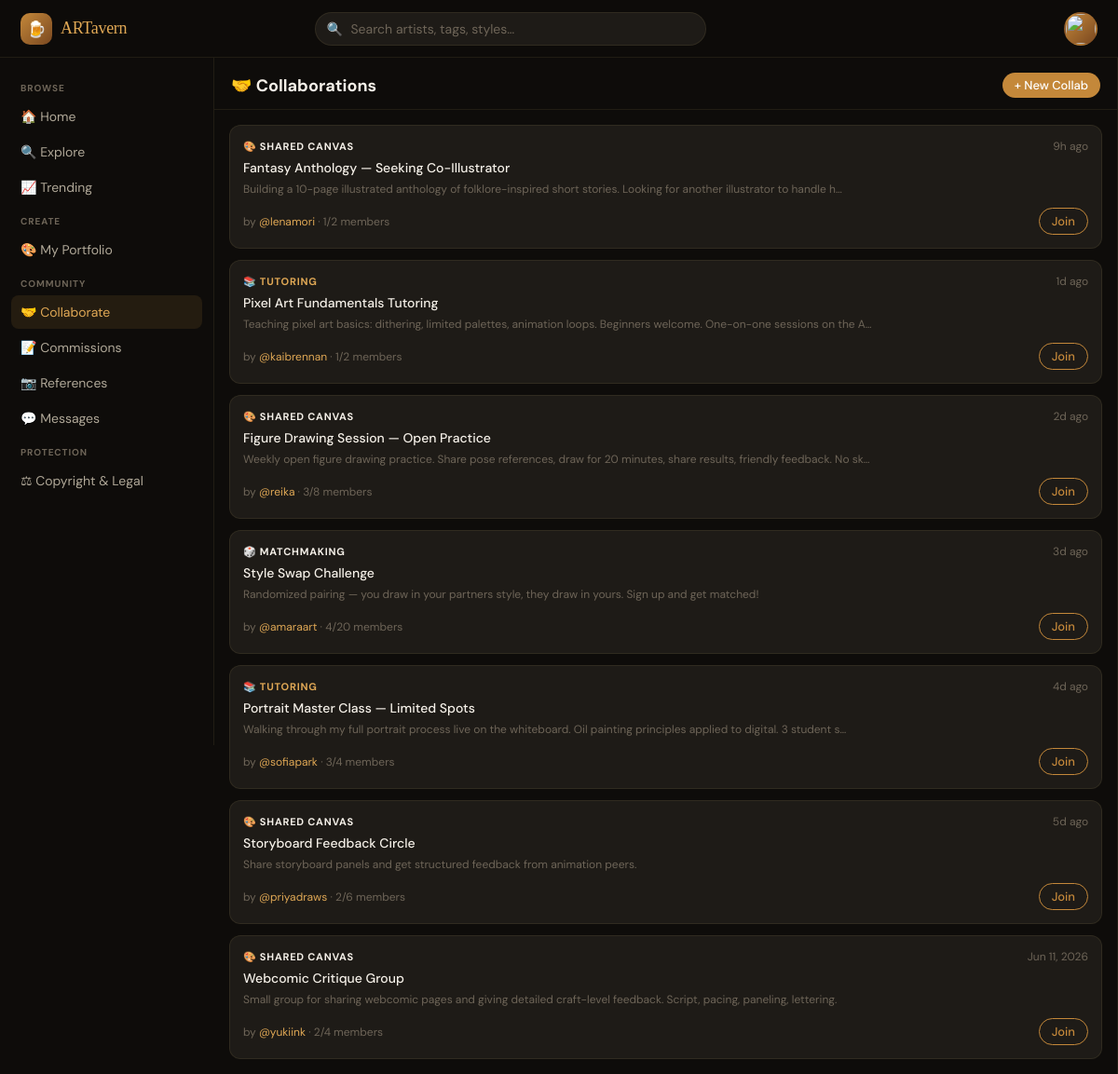
/pages/collaborate.php (signed in), run on the app's committed database.
### tables this page shows
CREATE TABLE collaborations (
    id          INT UNSIGNED AUTO_INCREMENT PRIMARY KEY,
    host_id     INT UNSIGNED NOT NULL,
    title       VARCHAR(160) NOT NULL,
    description TEXT,
    type        ENUM('tutoring','shared_canvas','matchmaking') DEFAULT 'shared_canvas',
    status      ENUM('open','in_progress','closed') DEFAULT 'open',
    max_members TINYINT UNSIGNED DEFAULT 2,
    created_at  DATETIME DEFAULT CURRENT_TIMESTAMP,
    FOREIGN KEY (host_id) REFERENCES users(id) ON DELETE CASCADE
);

CREATE TABLE users (
    id            INT UNSIGNED AUTO_INCREMENT PRIMARY KEY,
    display_name  VARCHAR(80)  NOT NULL,
    username      VARCHAR(40)  NOT NULL UNIQUE,
    email         VARCHAR(180) NOT NULL UNIQUE,
    password_hash VARCHAR(255) NOT NULL,
    bio           TEXT,
    avatar_path   VARCHAR(255),
    banner_path   VARCHAR(255),
    art_styles    VARCHAR(255),           
    commission_open TINYINT(1) DEFAULT 0,
    role          ENUM('user','moderator','admin') DEFAULT 'user',
    agreed_tos    TINYINT(1) DEFAULT 0,
    is_verified   TINYINT(1) DEFAULT 0,
    created_at    DATETIME DEFAULT CURRENT_TIMESTAMP,
    updated_at    DATETIME DEFAULT CURRENT_TIMESTAMP ON UPDATE CURRENT_TIMESTAMP
);

### includes/config.php (called while the page is built, shortened)
<?php
function current_user(): ?array {
    return $_SESSION['user'] ?? null;
}
function h(string $s): string {
    return htmlspecialchars($s, ENT_QUOTES, 'UTF-8');
}
function time_ago(string $datetime): string {
    $diff = time() - strtotime($datetime);
    return match(true) {
        $diff < 60     => 'just now',
        $diff < 3600   => floor($diff / 60) . 'm ago',
        $diff < 86400  => floor($diff / 3600) . 'h ago',
        $diff < 604800 => floor($diff / 86400) . 'd ago',
        default        => date('M j, Y', strtotime($datetime)),
    };
}

### pages/collaborate.php (the view, shortened to what this page needs)
<?php
require_once __DIR__ . '/../includes/config.php';
$__page  = 'collaborate';
$pdo    = db();
$open   = $pdo->query('SELECT c.*, u.display_name, u.username,
    (SELECT COUNT(*) FROM collaboration_members cm WHERE cm.collab_id=c.id) AS member_count
    FROM collaborations c JOIN users u ON u.id=c.host_id
    WHERE c.status="open" ORDER BY c.created_at DESC LIMIT 30')->fetchAll();
require_once __DIR__ . '/../includes/header.php';
?>
<div class="section-header">
  🤝 Collaborations
  <button class="btn btn-primary btn-sm" onclick="toggleForm()">+ New Collab</button>
</div>
<div style="padding:16px;display:flex;flex-direction:column;gap:12px;">
<?php foreach ($open as $c): ?>
<div class="collab-card">
  <div style="display:flex;align-items:center;justify-content:space-between;">
    <div class="collab-type <?= h($c['type']) ?>">
      <?= match($c['type']) {
        'tutoring'      => '📚 Tutoring',
        'shared_canvas' => '🎨 Shared Canvas',
        'matchmaking'   => '🎲 Matchmaking',
        default         => '🤝 Collab'
      } ?>
    </div>
    <div style="font-size:12px;color:var(--text3);"><?= time_ago($c['created_at']) ?></div>
  </div>
  <div class="collab-title"><?= h($c['title']) ?></div>
  <?php if ($c['description']): ?>
    <div class="collab-meta"><?= h(substr($c['description'],0,120)) ?><?= strlen($c['description'])>120?'…':'' ?></div>
  <?php endif; ?>
  <div style="display:flex;align-items:center;justify-content:space-between;margin-top:6px;">
    <div class="collab-meta">
      by <a href="<?= SITE_URL ?>/pages/profile.php?u=<?= h($c['username']) ?>"
            style="color:var(--accent2);">@<?= h($c['username']) ?></a>
      · <?= $c['member_count'] ?>/<?= $c['max_members'] ?> members
    </div>
    <button class="btn btn-outline btn-sm"
      onclick="showToast('🤝','Joining collaboration — canvas coming soon!')">Join</button>
  </div>
</div>
<?php endforeach; ?>
</div>
<?php require_once __DIR__ . '/../includes/footer.php'; ?>

### includes/header.php (shortened to what this page needs)
<?php
require_once __DIR__ . '/config.php';
$__user = current_user();
$__page = $__page ?? '';
?>
<!DOCTYPE html>
<html lang="en">
<head>
<link rel="stylesheet" href="<?= SITE_URL ?>/assets/css/main.css">
</head>
<body>
<header class="site-header">
  <a class="logo" href="<?= SITE_URL ?>/index.php">
    <div class="logo-icon">🍺</div>
    <span class="logo-name">ARTavern</span>
  </a>
  <form class="search-bar" action="<?= SITE_URL ?>/pages/search.php" method="GET">
    <span class="search-icon">&#128269;</span>
    <input type="text" name="q" placeholder="Search artists, tags, styles…"
           value="<?= h($_GET['q'] ?? '') ?>">
  </form>
  <nav class="header-nav">
    <?php if ($__user): ?>
      <div class="profile-menu" id="profileMenu">
        <div class="profile-avatar" id="profileAvatarBtn" onclick="toggleDropdown()">
          <?php if ($__user['avatar_path']): ?>
            <img src="<?= h(UPLOAD_URL . $__user['avatar_path']) ?>" alt="">
          <?php else: ?>
            <?= strtoupper(substr($__user['display_name'], 0, 2)) ?>
          <?php endif; ?>
        </div>
      </div>
    <?php else: ?>
      <button class="btn btn-ghost" onclick="openModal('login')">Sign in</button>
      <button class="btn btn-primary" onclick="openModal('register')">Join ARTavern</button>
    <?php endif; ?>
  </nav>
</header>
<div class="app-layout">
<aside class="sidebar">
  <div class="sidebar-section-label">Browse</div>
  <a class="sidebar-item <?= $__page==='home'?'active':'' ?>" href="<?= SITE_URL ?>/index.php">
    &#127968; Home
  </a>
  <a class="sidebar-item <?= $__page==='explore'?'active':'' ?>" href="<?= SITE_URL ?>/pages/explore.php">
    &#128269; Explore
  </a>
  <a class="sidebar-item <?= $__page==='trending'?'active':'' ?>" href="<?= SITE_URL ?>/pages/trending.php">
    &#128200; Trending
  </a>
  <div class="sidebar-section-label">Create</div>
  <a class="sidebar-item <?= $__page==='portfolio'?'active':'' ?>"
     href="<?= $__user ? SITE_URL.'/pages/portfolio.php?u='.h($__user['username']) : 'javascript:requireLogin()' ?>">
    &#127912; My Portfolio
  </a>
  <div class="sidebar-section-label">Community</div>
  <a class="sidebar-item <?= $__page==='collaborate'?'active':'' ?>"
     href="<?= $__user ? SITE_URL.'/pages/collaborate.php' : 'javascript:requireLogin()' ?>">
    &#129309; Collaborate
  </a>
  <a class="sidebar-item <?= $__page==='commissions'?'active':'' ?>"
     href="<?= $__user ? SITE_URL.'/pages/commissions.php' : 'javascript:requireLogin()' ?>">
    &#128221; Commissions
  </a>
  <a class="sidebar-item <?= $__page==='references'?'active':'' ?>"
     href="<?= $__user ? SITE_URL.'/pages/references.php' : 'javascript:requireLogin()' ?>">
    &#128247; References
  </a>
  <a class="sidebar-item <?= $__page==='messages'?'active':'' ?>"
     href="<?= $__user ? SITE_URL.'/pages/messages.php' : 'javascript:requireLogin()' ?>">
    &#128172; Messages
  </a>
  <div class="sidebar-section-label">Protection</div>
  <a class="sidebar-item" href="<?= SITE_URL ?>/pages/copyright.php">
    &#9878; Copyright & Legal
  </a>
</aside>
<main class="main-content">

### includes/footer.php (shortened to what this page needs)
<?php
require_once __DIR__ . '/config.php';
?>
</main>
</div>
</body>
</html>

### data on the page
collaborations: type "🎨 SHARED CANVAS", created_at "9h ago", title "Fantasy Anthology — Seeking Co-Illustrator", description "Building a 10-page illustrated anthology of folklore-inspired short stories. Looking for another illustrator to handle h", host.username "lenamori", member_count "1", max_members "2"
collaborations: type "📚 TUTORING", created_at "1d ago", title "Pixel Art Fundamentals Tutoring", description "Teaching pixel art basics: dithering, limited palettes, animation loops. Beginners welcome. One-on-one sessions on the A", host.username "kaibrennan", member_count "1", max_members "2"
collaborations: type "🎨 SHARED CANVAS", created_at "2d ago", title "Figure Drawing Session — Open Practice", description "Weekly open figure drawing practice. Share pose references, draw for 20 minutes, share results, friendly feedback. No sk", host.username "reika", member_count "3", max_members "8"
collaborations: type "🎲 MATCHMAKING", created_at "3d ago", title "Style Swap Challenge", description "Randomized pairing — you draw in your partners style, they draw in yours. Sign up and get matched!", host.username "amaraart", member_count "4", max_members "20"
collaborations: type "📚 TUTORING", created_at "4d ago", title "Portrait Master Class — Limited Spots", description "Walking through my full portrait process live on the whiteboard. Oil painting principles applied to digital. 3 student s", host.username "sofiapark", member_count "3", max_members "4"
collaborations: type "🎨 SHARED CANVAS", created_at "5d ago", title "Storyboard Feedback Circle", description "Share storyboard panels and get structured feedback from animation peers.", host.username "priyadraws", member_count "2", max_members "6"
collaborations: type "🎨 SHARED CANVAS", created_at "Jun 11, 2026", title "Webcomic Critique Group", description "Small group for sharing webcomic pages and giving detailed craft-level feedback. Script, pacing, paneling, lettering.", host.username "yukiink", member_count "2", max_members "4"
